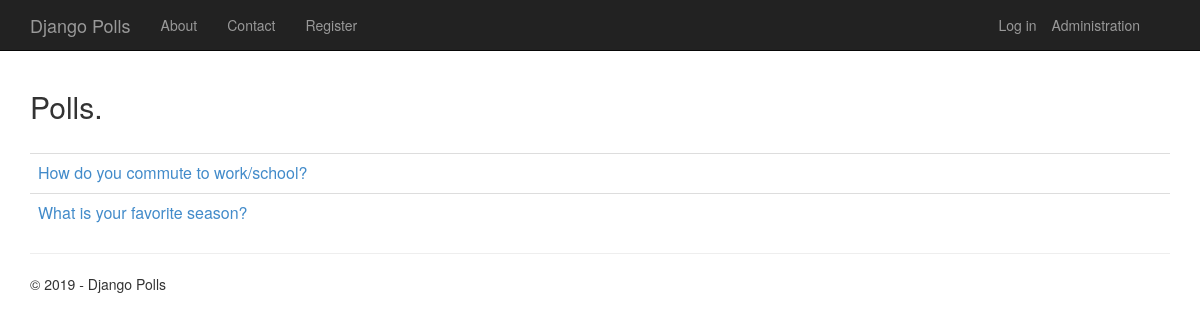
The page / on the database its author committed.
### app/models.py (models this page shows, shortened)
class Poll(models.Model):
    text = models.CharField(max_length=200)
    pub_date = models.DateTimeField('date published')
    author = models.CharField(max_length=100, blank=True)

### app/views.py (the view)
class PollListView(ListView):
    model = Poll
    def get_context_data(self, **kwargs):
        context = super(PollListView, self).get_context_data(**kwargs)
        context['title'] = 'Polls'
        context['year'] = datetime.now().year
        return context

### app/templates/app/index.html (shortened to what this page needs)
{% extends "app/layout.html" %}
{% block content %}
<h2>Polls.</h2>
<br/>
{% if latest_poll_list %}
<table class="table table-hover">
    <tbody>
        {% for poll in latest_poll_list %}
        <tr>
            <td>
                <a href="{% url 'app:detail' poll.id %}">{{poll.text}}</a>
            </td>
        </tr>
        {% endfor %}
    </tbody>
</table>
{% endif %}
{% endblock %}

### app/static/app/content/site.css (style rules this page uses)
body { padding-top: 50px; padding-bottom: 20px; }

### rows shown on the page
Poll: text "How do you commute to work/school?"
Poll: text "What is your favorite season?"

### other values the page prints
{{ year }} "2019"
